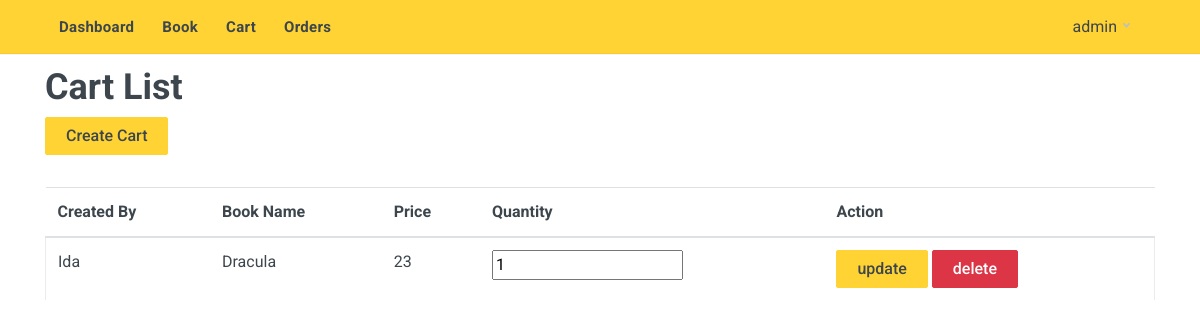
The app's page /admin/cart.php (signed in) with its own data.
### tables this page shows
CREATE TABLE `cart` (
  `id` int(100) NOT NULL,
  `user_id` int(100) NOT NULL,
  `pid` int(100) NOT NULL,
  `name` varchar(100) NOT NULL,
  `genre` varchar(100) NOT NULL,
  `price` int(100) NOT NULL,
  `quantity` int(100) NOT NULL,
  `image` longtext NOT NULL
);

CREATE TABLE `users` (
  `id` int(100) NOT NULL,
  `name` varchar(100) NOT NULL,
  `email` varchar(100) NOT NULL,
  `password` varchar(100) NOT NULL,
  `user_type` varchar(20) NOT NULL DEFAULT 'user'
);

### admin/cart.php (the view, shortened to what this page needs)
<?php
@include '../config.php';
?>
<!DOCTYPE html>
<html lang="en" dir="ltr">
<head>
    <link rel="stylesheet" href="../vendor/bootstrap-4.2.1/css/bootstrap.min.css">
    <link rel="stylesheet" href="../vendor/owl-carousel-2.3.4/assets/owl.carousel.min.css">
    <link rel="stylesheet" href="../css/style.css">
    <link rel="stylesheet" href="../vendor/fontawesome-5.6.1/css/all.min.css">
    <link rel="stylesheet" href="../fonts/stroyka/stroyka.css">
</head>
<body>
<div class="site">
    <?php @include '../admin/header.php'; ?>
    <div class="site__body">
        <div class="page-header">
            <div class="page-header__container container">
                <div class="page-header__title">
                    <h1>Cart List</h1>
                </div>
                <a href="cart_create.php" class="btn btn-primary">Create Cart</a>
            </div>
        </div>
        <div class="cart block">
            <div class="container">
                <table class="table">
                    <thead>
                    <tr>
                        <th class="">Created By</th>
                        <th class="">Book Name</th>
                        <th class="">Price</th>
                        <th class="">Quantity</th>
                        <th class="">Action</th>
                    </tr>
                    </thead>
                    <tbody>
                    <?php
                    $select_carts = mysqli_query($conn, "SELECT * FROM `cart`") or die('query failed');
                    if (mysqli_num_rows($select_carts) > 0) {
                        while ($fetch_carts = mysqli_fetch_assoc($select_carts)) {
                            $userId = $fetch_carts['user_id'];
                            $users = mysqli_query($conn, "SELECT * FROM `users` WHERE id = '$userId'") or die('query failed');
                            $fetch_user = mysqli_fetch_assoc($users);
                            ?>
                            <tr class="cart-table__row">
                                <td class="cart-table__column"><?php echo $fetch_user['name']; ?></td>
                                <td class="cart-table__column"><?php echo $fetch_carts['name']; ?></td>
                                <td class="cart-table__column"><?php echo $fetch_carts['price']; ?></td>
                                <form action="" method="post">
                                    <td class="cart-table__column"><input name="quantity" required type="number"
                                                                          value="<?php echo $fetch_carts['quantity']; ?>">
                                    </td>
                                    <td class="cart-table__column">
                                        <input type="submit" name="update_cart" value="update" class="btn btn-primary">
                                        <a class="btn btn-danger"
                                           href="./cart.php?delete=<?php echo $fetch_carts['id']; ?>"
                                           class="delete-btn" onclick="return confirm('delete this cart?');">delete</a>
                                    </td>
                                </form>
                            </tr>
                            <?php
                        }
                    } else {
                        echo '<p class="empty">no cart placed yet!</p>';
                    }
                    ?>
                    </tbody>
                </table>
            </div>
        </div>
    </div>
</div>
</body>
</html>

### records on screen
cart: user.name "Ida", name "Dracula", price "23", quantity "1"

### other values on screen
$_SESSION['admin_name'] "admin"
